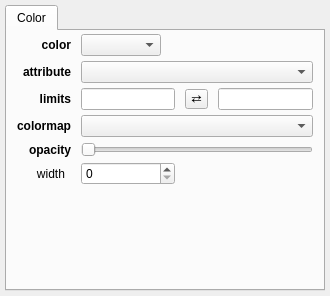
<?xml version="1.0" encoding="UTF-8"?>
<ui version="4.0">
 <class>Form</class>
 <widget class="QWidget" name="Form">
  <property name="geometry">
   <rect>
    <x>0</x>
    <y>0</y>
    <width>330</width>
    <height>296</height>
   </rect>
  </property>
  <property name="windowTitle">
   <string>Form</string>
  </property>
  <layout class="QGridLayout" name="gridLayout">
   <property name="leftMargin">
    <number>5</number>
   </property>
   <property name="topMargin">
    <number>5</number>
   </property>
   <property name="rightMargin">
    <number>5</number>
   </property>
   <property name="bottomMargin">
    <number>5</number>
   </property>
   <item row="0" column="1">
    <widget class="QTabWidget" name="tab_widget">
     <property name="currentIndex">
      <number>0</number>
     </property>
     <property name="elideMode">
      <enum>Qt::ElideNone</enum>
     </property>
     <widget class="QWidget" name="tab_4">
      <attribute name="title">
       <string>Color</string>
      </attribute>
      <layout class="QGridLayout" name="gridLayout_5">
       <property name="leftMargin">
        <number>10</number>
       </property>
       <property name="topMargin">
        <number>3</number>
       </property>
       <property name="rightMargin">
        <number>10</number>
       </property>
       <property name="bottomMargin">
        <number>3</number>
       </property>
       <property name="horizontalSpacing">
        <number>10</number>
       </property>
       <property name="verticalSpacing">
        <number>5</number>
       </property>
       <item row="4" column="1" colspan="3">
        <widget class="QColormapCombo" name="combodata_cmap">
         <property name="sizePolicy">
          <sizepolicy hsizetype="Expanding" vsizetype="Fixed">
           <horstretch>0</horstretch>
           <verstretch>0</verstretch>
          </sizepolicy>
         </property>
         <property name="sizeAdjustPolicy">
          <enum>QComboBox::AdjustToMinimumContentsLength</enum>
         </property>
        </widget>
       </item>
       <item row="3" column="0">
        <widget class="QLabel" name="label_cmap_limits">
         <property name="font">
          <font>
           <weight>75</weight>
           <bold>true</bold>
          </font>
         </property>
         <property name="text">
          <string>limits</string>
         </property>
         <property name="alignment">
          <set>Qt::AlignRight|Qt::AlignTrailing|Qt::AlignVCenter</set>
         </property>
        </widget>
       </item>
       <item row="4" column="0">
        <widget class="QLabel" name="label_colormap">
         <property name="font">
          <font>
           <weight>75</weight>
           <bold>true</bold>
          </font>
         </property>
         <property name="text">
          <string>colormap</string>
         </property>
         <property name="alignment">
          <set>Qt::AlignRight|Qt::AlignTrailing|Qt::AlignVCenter</set>
         </property>
        </widget>
       </item>
       <item row="0" column="0">
        <widget class="QLabel" name="label_10">
         <property name="font">
          <font>
           <weight>75</weight>
           <bold>true</bold>
          </font>
         </property>
         <property name="text">
          <string>color</string>
         </property>
         <property name="alignment">
          <set>Qt::AlignRight|Qt::AlignTrailing|Qt::AlignVCenter</set>
         </property>
        </widget>
       </item>
       <item row="3" column="3">
        <widget class="QLineEdit" name="valuetext_cmap_vmax"/>
       </item>
       <item row="0" column="3">
        <widget class="QColorBox" name="color_color">
         <property name="sizePolicy">
          <sizepolicy hsizetype="Preferred" vsizetype="Minimum">
           <horstretch>0</horstretch>
           <verstretch>0</verstretch>
          </sizepolicy>
         </property>
         <property name="text">
          <string/>
         </property>
        </widget>
       </item>
       <item row="7" column="0">
        <spacer name="verticalSpacer_2">
         <property name="orientation">
          <enum>Qt::Vertical</enum>
         </property>
         <property name="sizeHint" stdset="0">
          <size>
           <width>20</width>
           <height>40</height>
          </size>
         </property>
        </spacer>
       </item>
       <item row="5" column="0">
        <widget class="QLabel" name="label_7">
         <property name="font">
          <font>
           <weight>75</weight>
           <bold>true</bold>
          </font>
         </property>
         <property name="text">
          <string>opacity</string>
         </property>
         <property name="alignment">
          <set>Qt::AlignRight|Qt::AlignTrailing|Qt::AlignVCenter</set>
         </property>
        </widget>
       </item>
       <item row="2" column="1" colspan="3">
        <widget class="QComboBox" name="combosel_cmap_att">
         <property name="sizeAdjustPolicy">
          <enum>QComboBox::AdjustToMinimumContentsLength</enum>
         </property>
        </widget>
       </item>
       <item row="5" column="1" colspan="3">
        <widget class="QSlider" name="value_alpha">
         <property name="maximum">
          <number>100</number>
         </property>
         <property name="orientation">
          <enum>Qt::Horizontal</enum>
         </property>
        </widget>
       </item>
       <item row="3" column="1">
        <widget class="QLineEdit" name="valuetext_cmap_vmin"/>
       </item>
       <item row="0" column="1">
        <widget class="QComboBox" name="combosel_cmap_mode">
         <property name="maximumSize">
          <size>
           <width>80</width>
           <height>16777215</height>
          </size>
         </property>
        </widget>
       </item>
       <item row="3" column="2">
        <widget class="QToolButton" name="button_flip_cmap">
         <property name="styleSheet">
          <string notr="true">padding: 0px</string>
         </property>
         <property name="text">
          <string>⇄</string>
         </property>
        </widget>
       </item>
       <item row="2" column="0">
        <widget class="QLabel" name="label_cmap_attribute">
         <property name="font">
          <font>
           <weight>75</weight>
           <bold>true</bold>
          </font>
         </property>
         <property name="text">
          <string>attribute</string>
         </property>
         <property name="alignment">
          <set>Qt::AlignRight|Qt::AlignTrailing|Qt::AlignVCenter</set>
         </property>
        </widget>
       </item>
       <item row="6" column="0">
        <widget class="QLabel" name="label">
         <property name="text">
          <string>      width</string>
         </property>
        </widget>
       </item>
       <item row="6" column="1">
        <widget class="QSpinBox" name="value_linewidth"/>
       </item>
      </layout>
     </widget>
    </widget>
   </item>
  </layout>
 </widget>
 <customwidgets>
  <customwidget>
   <class>QColorBox</class>
   <extends>QLabel</extends>
   <header>glue.utils.qt.colors</header>
  </customwidget>
  <customwidget>
   <class>QColormapCombo</class>
   <extends>QComboBox</extends>
   <header>glue.utils.qt.colors</header>
  </customwidget>
 </customwidgets>
 <resources/>
 <connections/>
</ui>
